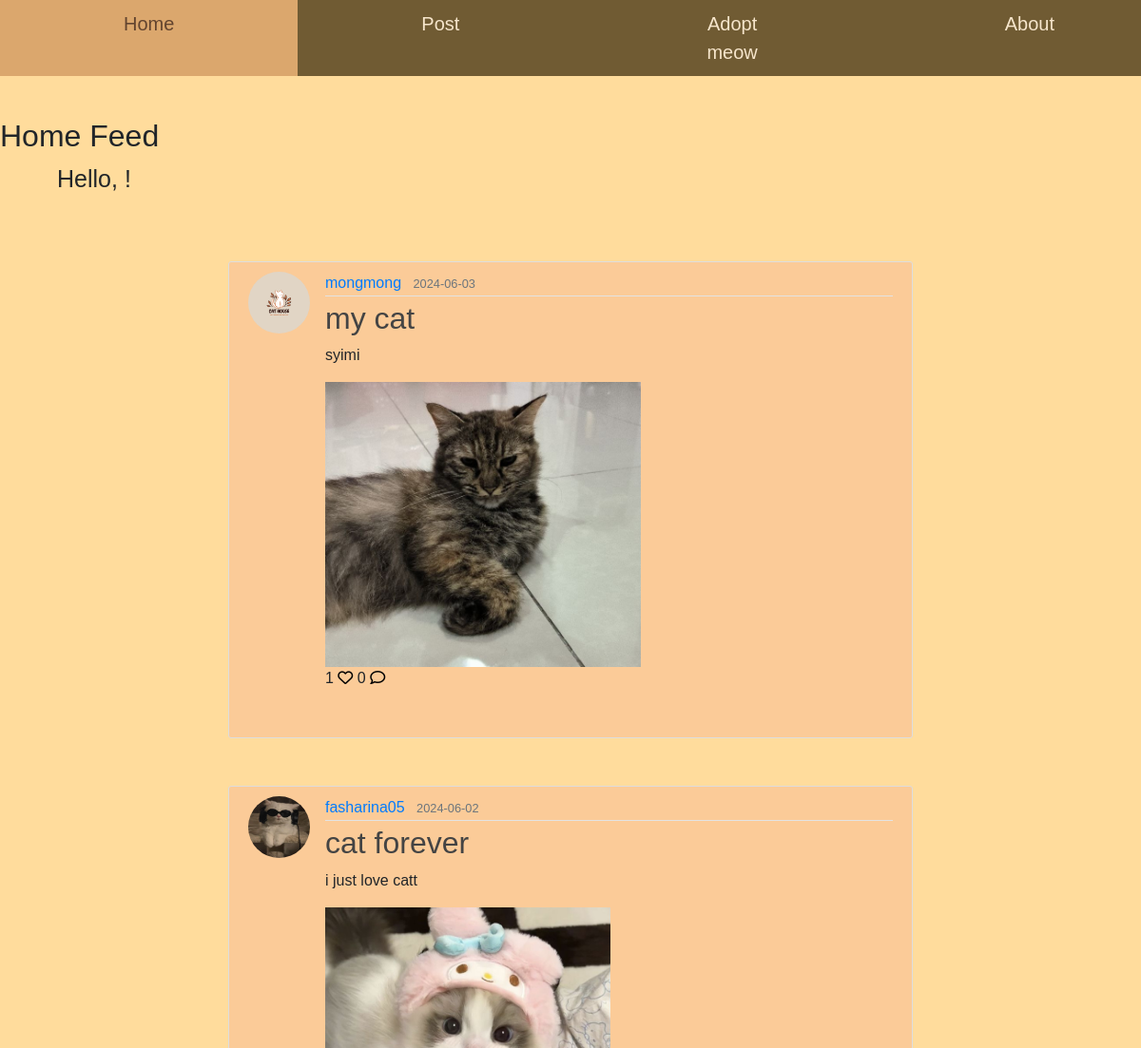
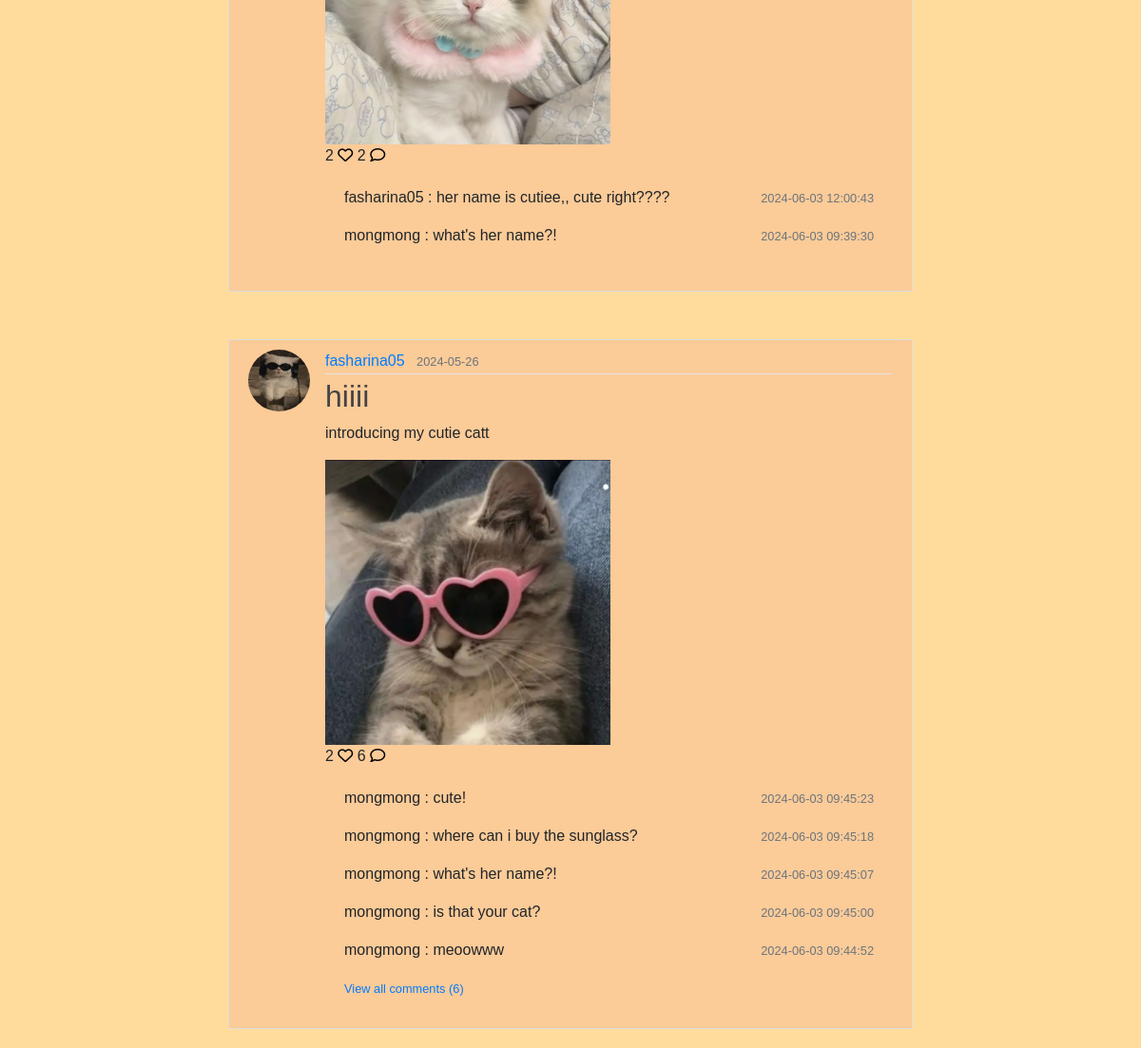
Page /mainpage on the committed database (2 pictures, top to bottom).
### home/models.py (models this page shows, shortened)
class Post(db.Model):
    id = db.Column(db.Integer, primary_key = True)
    title = db.Column(db.String(255), nullable =False)
    content = db.Column(db.Text, nullable=False)
    date = db.Column(db.DateTime(timezone=True), nullable=False, default=func.now())
    user_id = db.Column(db.Integer, db.ForeignKey('user.id'), nullable=False)
    file = db.Column(db.String(255), nullable=True)
    comments = db.relationship('Comment', backref='post', lazy=True)
    likes = db.relationship('Like', backref='post', lazy=True)

class User(db.Model, UserMixin):
    id = db.Column(db.Integer, primary_key=True)
    fullname = db.Column(db.String(120), unique=True, nullable=False)
    email = db.Column(db.String(20), unique=True, nullable=False)
    username = db.Column(db.String(120), unique=True, nullable=False)
    password1 = db.Column(db.String(255), nullable=False)
    password2 = db.Column(db.String(255), nullable=False)
    state = db.Column(db.String(120), nullable=False)
    phonenumber = db.Column(db.String(20), unique=True, nullable=False)
    profile_pic = db.Column(db.String(255), nullable=True)
    posts = db.relationship('Post', backref='author', lazy=True)
    comments = db.relationship('Comment', backref='author', lazy=True)
    likes = db.relationship('Like', backref='author', lazy=True)
    cats = db.relationship('Cat', backref='owner', lazy=True)

class Comment(db.Model):
    id = db.Column(db.Integer, primary_key = True)
    text = db.Column(db.String(200), nullable=False)
    date = db.Column(db.DateTime(timezone=True), nullable=False, default=func.now())
    user_id = db.Column(db.Integer, db.ForeignKey('user.id', ondelete='CASCADE'), nullable=False)
    post_id = db.Column(db.Integer, db.ForeignKey('post.id'), nullable=False)

### home/views.py (the view)
@views.route('/mainpage')
def mainpage():
    posts = Post.query.order_by(Post.date.desc()).all()
    comments = Comment.query.all()
    profile_pic= url_for('static', filename='default.jpg')
    if current_user.is_authenticated and current_user.profile_pic is not None:
        profile_pic = url_for('static', filename='profile_pics/' + current_user.profile_pic)
    return render_template('mainpage.html', mainpage='mainpage', user=current_user, posts=posts, profile_pic=profile_pic)

### home/templates/mainpage.html (shortened to what this page needs)
<!DOCTYPE html>
<html>
<head>
  <link rel="stylesheet" href="https://maxcdn.bootstrapcdn.com/bootstrap/4.0.0/css/bootstrap.min.css">
  <link rel='stylesheet' type='text/css' media='screen' href="{{url_for('static',filename='main.css')}}">
  <div class="navigation">
    <div class="topnav">
      <a href="/mainpage">Home</a>
      <a href="/createpost">Post</a>
      <a href="/adoptmeow">Adopt meow</a>
      <a href="/donation">About</a>
    </div>
  </div>
</head>
<body>
    <br />
    <h2>Home Feed</h2>
    <ul>
      <p class = "username">Hello, {{ current_user.username }}!</p>
    </ul>
    <div class="main">
        <div class="row">
            <div class="col-md-8">
            </div>
        </div>
        {% for post in posts %}
            <article class="media content-section">
              {% if post.author.profile_pic %}
                <img class="rounded-circle article-img" src="{{ url_for('static', filename='profile_pics/'+ post.author.profile_pic) }}">
              {% else %}
              <img class="rounded-circle article-img" src="{{ url_for('static', filename='default.jpg') }}">
              {% endif %}
              <div class="media-body">
                <div class="article-metadata">
                  <a class="mr-2" href="{{ url_for('views.profiledisplay', username=post.author.username) }}">{{ post.author.username }}</a>
                  <small class="text-muted">{{ post.date.strftime('%Y-%m-%d') }}</small>
                </div>
                <h2><a class="article-title" href="{{ url_for('views.post', post_id=post.id) }}">{{ post.title }}</a></h2>
                <p class="article-content">{{ post.content }}</p>
                <div class="post-image">
                  {% if post.file %}
                      <img src="{{ post.file }}" alt="uploaded image">
                  {% endif %}
                </div>
                <div class="icons-btn">
                  {{ post.likes|length }}
                  {% if current_user in post.likes|map(attribute="author")|list %}
                  <a href="/like-post/{{post.id}}"><i class="fa-solid fa-heart" style="color: #ff330f;"></i></a>
                  {% else %}
                  <a href="/like-post/{{post.id}}"><i class="fa-regular fa-heart" style="color: #000000;"></i></a>
                  {% endif %}
                  <span />
                  {{ post.comments|length }}
                  <a href="/{{post.id}}"><i class="fa-regular fa-comment" style="color: #000000;"></i></a>
                </div>
                <div class="text-body">
                  <div class="" id="comments-{{post.id}}">
                      <div class="card-body" id="comments-expanded-{{post.id}}">
                          {% for comment in post.comments[-5:]|reverse %}
                          <div class="d-flex justify-content-between align-item-center">
                              <div>
                                  <p>{{comment.author.username}} :
                                  {{comment.text}}</p>
                              </div>
                              <div>
                                  <small class="text-muted">{{comment.date}}</small>
                              </div>
                          </div>
                          {% endfor %}
                          {%if post.comments|length > 5 %}
                          <div>
                            <a class="view_comment" href="/{{post.id}}" role="button">
                              <small>View all comments ({{ post.comments|length }})</small>
                            </a>
                          </div>
                          {% endif %}
                      </div>
                  </div>
                </div>
              </div>
            </article>
        {% endfor %}
    </div>
</body>
</html>

### home/static/main.css (style rules this page uses)
body { margin: 0; padding: 0; overflow-x: hidden; background-color: #ffdc9c; margin-top: 100px; font-family: Arial, Helvetica, sans-serif; }
.row { text-align: center; margin-right: 0px; margin-left: 350px; }
.content-section { background: #fbcb98; padding: 10px 20px; border: 1px solid #dddddd; border-radius: 3px; margin-top: 50px; margin-bottom: 20px; margin-left: 20%; margin-right: 20%; }
.article-title { color: #444444; }
.article-content { white-space: pre-line; }
.article-img { height: 65px; width: 65px; margin-right: 16px; }
.article-metadata { padding-bottom: 1px; margin-bottom: 4px; border-bottom: 1px solid #e3e3e3 }
.navigation { display: flex; justify-content: space-between; align-items: center; padding: 0px; position: fixed; top: 0px; width: 100%; background-color: #705b33; z-index: 1; width: 100%; }
.topnav { display: flex; background-color: #705b33; flex-grow: 1; justify-content: flex-start; }
.topnav a { color: #f6e5cb; text-align: center; padding: 10px 130px; text-decoration: none; font-size: 20px; }
.topnav::after { content: ""; display: table; clear: both; }
.post-image img { max-width: 500px; max-height: 300px; }
.username { padding-left: 20px; font-size: 25px; }

### rows in the picture
Post: profile_pic (picture), author.username "mongmong", date "2024-06-03", title "my cat", content "syimi", file (picture), likes|length "1", comments|length "0"
Post: profile_pic (picture), author.username "fasharina05", date "2024-06-02", title "cat forever", content "i just love catt", file (picture), likes|length "2", comments|length "2"
Comment: author.username "fasharina05", text "her name is cutiee,, cute right????", date "2024-06-03 12:00:43"
Comment: author.username "mongmong", text "what's her name?!", date "2024-06-03 09:39:30"
Post: profile_pic (picture), author.username "fasharina05", date "2024-05-26", title "hiiii", content "introducing my cutie catt", file (picture), likes|length "2", comments|length "6"
Comment: author.username "mongmong", text "cute!", date "2024-06-03 09:45:23"
Comment: author.username "mongmong", text "where can i buy the sunglass?", date "2024-06-03 09:45:18"
Comment: author.username "mongmong", text "what's her name?!", date "2024-06-03 09:45:07"
Comment: author.username "mongmong", text "is that your cat?", date "2024-06-03 09:45:00"
Comment: author.username "mongmong", text "meoowww", date "2024-06-03 09:44:52"
